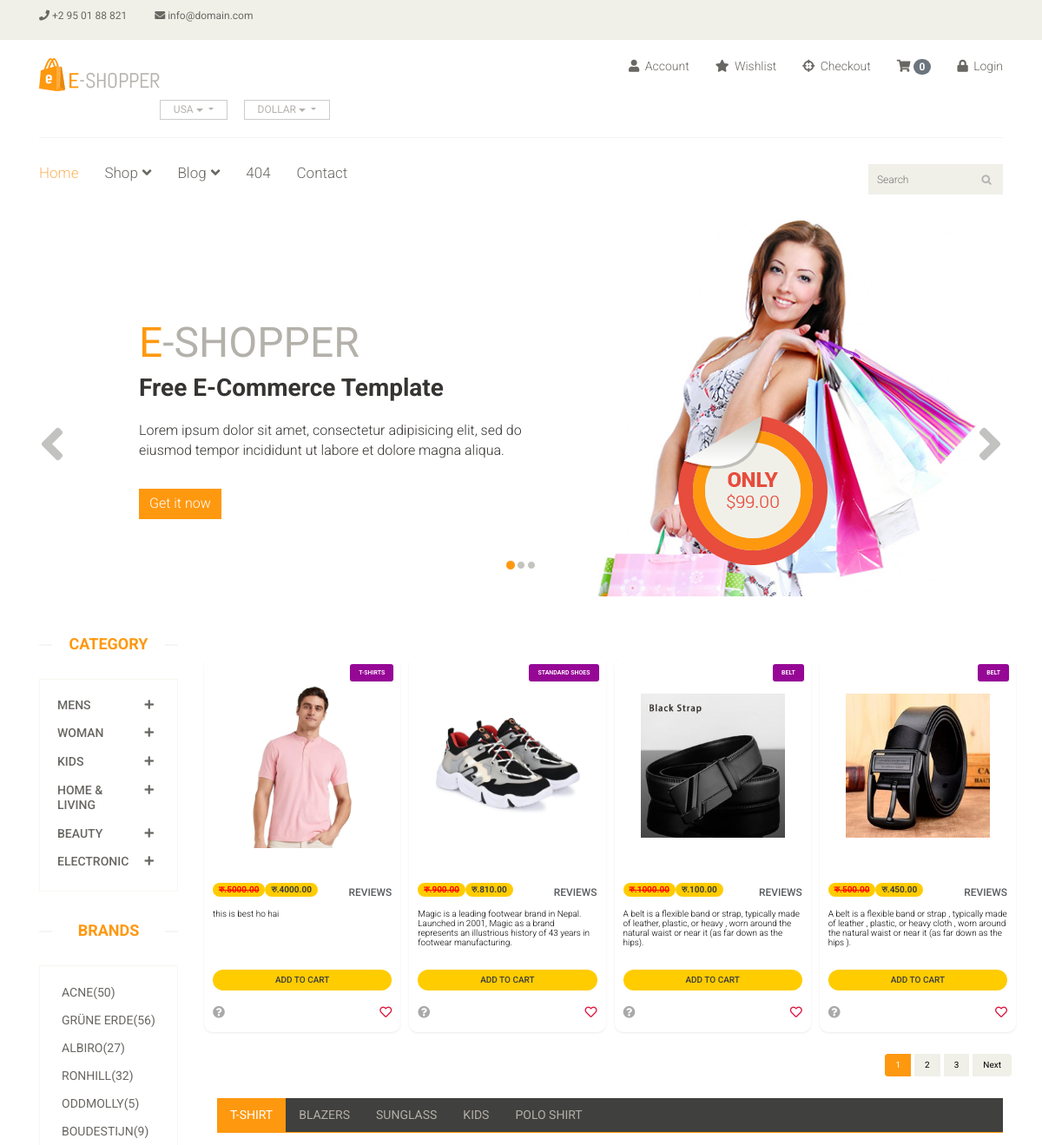
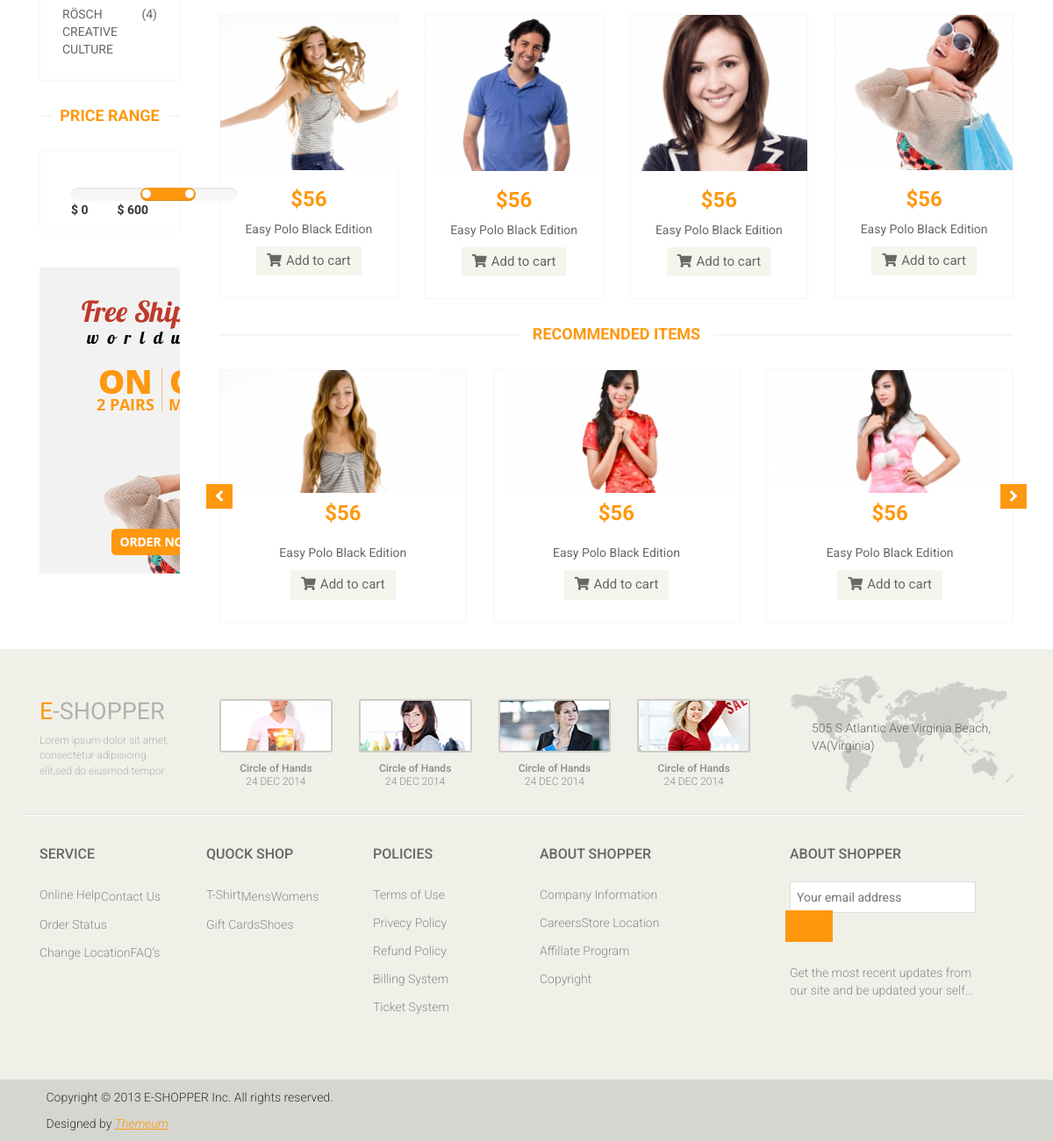
The page / on the database its author committed (2 pictures, top to bottom).
### main/models.py (models this page shows, shortened)
class Category(models.Model):
    title=models.CharField(max_length=100)

class Product(models.Model):
    image=models.ImageField(upload_to='products',blank=True)#pip install pillow
    image2=models.ImageField(upload_to='products',blank=True)
    image3=models.ImageField(upload_to='products',blank=True)
    category=models.ForeignKey(Category, on_delete=models.CASCADE)
    subcategory=models.ForeignKey(Subcategory, on_delete=models.CASCADE)
    name=models.CharField(max_length=50)
    desc=RichTextField(blank=True)
    Mark_price=models.DecimalField(max_digits=10,decimal_places=2)
    price=models.DecimalField(max_digits=10,decimal_places=2,editable=False)
    discount_percentage=models.DecimalField(max_digits=4,decimal_places=2)
    date=models.DateField(auto_now_add=True)
    availability=models.CharField(choices=availability_field, max_length=50, null=True)
    brand=models.ForeignKey(Brand,on_delete=models.CASCADE,null=True,blank=True)

### main/views.py (the view)
# urls.py: path("",index,name="index"),
def index(request):
    product=Product.objects.all()
    cate=Category.objects.all()
    cateid=request.GET.get('category')
    if cateid:
        product=Product.objects.filter(subcategory=cateid)
    else:
        product=Product.objects.all()
    page=Paginator(product,4)
    page_number=request.GET.get('page')
    data=page.get_page(page_number)
    total_page=data.paginator.num_pages
    context={
        'product':product,
        'cate':cate,
        'data':data,
        'total_page':total_page,
        'num':[i+1 for i in range(total_page)]
    }
    return render(request,'main/index.html',context)

### templates/main/index.html (shortened to what this page needs)
{% extends "base.html" %}
{% block content %}
{% load static %}
<section id="slider">
  <div class="container">
    <div class="row">
      <div class="col-sm-12">
        <div id="slider-carousel" class="carousel slide" data-ride="carousel">
          <ol class="carousel-indicators">
            <li
              data-target="#slider-carousel"
              data-slide-to="0"
              class="active"
            ></li>
            <li data-target="#slider-carousel" data-slide-to="1"></li>
            <li data-target="#slider-carousel" data-slide-to="2"></li>
          </ol>
          <div class="carousel-inner">
            <div class="item active">
              <div class="col-sm-6">
                <h1><span>E</span>-SHOPPER</h1>
                <h2>Free E-Commerce Template</h2>
                <p>
                  Lorem ipsum dolor sit amet, consectetur adipisicing elit, sed
                  do eiusmod tempor incididunt ut labore et dolore magna aliqua.
                </p>
                <button type="button" class="btn btn-default get">
                  Get it now
                </button>
              </div>
              <div class="col-sm-6">
                <img
                  src="/static/images/home/girl1.jpg"
                  class="girl img-responsive"
                  alt=""
                />
                <img
                  src="/static/images/home/pricing.png"
                  class="pricing"
                  alt=""
                />
              </div>
            </div>
          </div>
          <a
            href="#slider-carousel"
            class="left control-carousel hidden-xs"
            data-slide="prev"
          >
            <i class="fa fa-angle-left"></i>
          </a>
          <a
            href="#slider-carousel"
            class="right control-carousel hidden-xs"
            data-slide="next"
          >
            <i class="fa fa-angle-right"></i>
          </a>
        </div>
      </div>
    </div>
  </div>
</section>
<section>
  <div class="container">
    <div class="row">
      <div class="col-sm-2">
        <div class="left-sidebar">
          <h2>Category</h2>
          <div class="panel-group category-products" id="accordian">
            {% for i in cate %}
            <div class="panel panel-default">
              <div class="panel-heading">
                <h4 class="panel-title">
                  <a
                    data-toggle="collapse"
                    data-parent="#accordian"
                    href="#{{i.id}}"
                  >
                    <span class="badge pull-right"
                      ><i class="fa fa-plus"></i
                    ></span>
                    {{i.title}}
                  </a>
                </h4>
              </div>
            </div>
            {% endfor %}
          </div>
          <div class="brands_products">
            <h2>Brands</h2>
            <div class="brands-name">
              <ul class="nav nav-pills nav-stacked">
                <li>
                  <a href="#"> <span class="pull-right">(50)</span>Acne</a>
                </li>
                <li>
                  <a href="#">
                    <span class="pull-right">(56)</span>Grüne Erde</a
                  >
                </li>
                <li>
                  <a href="#"> <span class="pull-right">(27)</span>Albiro</a>
                </li>
                <li>
                  <a href="#"> <span class="pull-right">(32)</span>Ronhill</a>
                </li>
                <li>
                  <a href="#"> <span class="pull-right">(5)</span>Oddmolly</a>
                </li>
                <li>
                  <a href="#"> <span class="pull-right">(9)</span>Boudestijn</a>
                </li>
                <li>
                  <a href="#">
                    <span class="pull-right">(4)</span>Rösch creative culture</a
                  >
                </li>
              </ul>
            </div>
          </div>
          <div class="price-range">
            <h2>Price Range</h2>
            <div class="well text-center">
              /><br />
              <b class="pull-left">$ 0</b> <b class="pull-right">$ 600</b>
            </div>
          </div>
          <div class="shipping text-center">
            <img src="/static/images/home/shipping.jpg" alt="" />
          </div>
        </div>
      </div>
      <div class="col-sm-10 padding-right">
        <div
          class="container-fluid bg-trasparent my-4 p-3"
          style="position: relative"
        >
          <div
            class="row row-cols-1 row-cols-xs-2 row-cols-sm-2 row-cols-lg-4 g-3"
          >
            {% for i in data %}
            <div class="col hp">
              <div class="card h-100 shadow-sm">
                {% if i.image %}
                <a target="_blank" href="{% url 'product_detail' i.id %}">
                  <img
                    src="{{i.image.url}}"
                    class="card-img-top"
                    alt="product.title"
                  />
                </a>
                {% else %}
                <img src="" class="card-img-top" alt="tsko baje" />
                {%endif%}
                <div class="label-top shadow-sm">
                  <a class="text-white" target="_blank" href="">{{i.name}}</a>
                </div>
                <div class="card-body">
                  <div class="clearfix mb-3">
                    <span
                      class="float-start badge rounded-pill bg-success mark_price"
                      >रु.{{i.Mark_price}}</span
                    >
                    <span class="float-start badge rounded-pill bg-success"
                      >रु.{{i.price}}</span
                    >
                    <span class="float-end"
                      ><a
                        href="#"
                        class="small text-muted text-uppercase aff-link"
                        >reviews</a
                      ></span
                    >
                  </div>
                  <h5 class="card-title">
                    <a target="_blank" href="#">{{i.desc}}</a>
                  </h5>
                  <div class="d-grid gap-2 my-4">
                    <a href="{% url 'cart_add'  i.id %}" class="btn btn-warning bold-btn">add to cart</a>
                  </div>
                  <div class="clearfix mb-1">
                    <span class="float-start"
                      ><a href="#"><i class="fas fa-question-circle"></i></a
                    ></span>
                    <span class="float-end">
                      <i class="far fa-heart" style="cursor: pointer"></i>
                    </span>
                  </div>
                </div>
              </div>
            </div>
            {% endfor %}
          </div>
        </div>
        <nav aria-label="Page navigation example" class="d-flex">
          <ul class="pagination ms-auto">
            {% for n in data.paginator.page_range %}
              {% if n >= data.number|add:'-1' and n <= data.number|add:'1' %}
                <li class="page-item {% if n == data.number %}active{% endif %}">
                  <a class="page-link" href="?page={{ n }}">{{ n }}</a>
                </li>
              {% endif %}
            {% endfor %}
            {% if data.number < data.paginator.num_pages|add:'-1' %}
              <li class="page-item"><a class="page-link" href="?page={{ data.paginator.num_pages }}">{{ data.paginator.num_pages }}</a></li>
            {% endif %}
            {% if data.has_next %}
              <li class="page-item"><a class="page-link" href="?page={{ data.next_page_number }}">Next</a></li>
            {% endif %}
          </ul>
        </nav>
        <div class="category-tab">
          <div class="col-sm-12">
            <ul class="nav nav-tabs">
              <li class="active">
                <a href="#tshirt" data-toggle="tab">T-Shirt</a>
              </li>
              <li><a href="#blazers" data-toggle="tab">Blazers</a></li>
              <li><a href="#sunglass" data-toggle="tab">Sunglass</a></li>
              <li><a href="#kids" data-toggle="tab">Kids</a></li>
              <li><a href="#poloshirt" data-toggle="tab">Polo shirt</a></li>
            </ul>
          </div>
          <div class="tab-content">
            <div class="tab-pane fade active in" id="tshirt">
              <div class="col-sm-3">
                <div class="product-image-wrapper">
                  <div class="single-products">
                    <div class="productinfo text-center">
                      <img src="/static/images/home/gallery1.jpg" alt="" />
                      <h2>$56</h2>
                      <p>Easy Polo Black Edition</p>
                      <a href="#" class="btn btn-default add-to-cart"
                        ><i class="fa fa-shopping-cart"></i>Add to cart</a
                      >
                    </div>
                  </div>
                </div>
              </div>
              <div class="col-sm-3">
                <div class="product-image-wrapper">
                  <div class="single-products">
                    <div class="productinfo text-center">
                      <img src="/static/images/home/gallery2.jpg" alt="" />
                      <h2>$56</h2>
                      <p>Easy Polo Black Edition</p>
                      <a href="#" class="btn btn-default add-to-cart"
                        ><i class="fa fa-shopping-cart"></i>Add to cart</a
                      >
                    </div>
                  </div>
                </div>
              </div>
              <div class="col-sm-3">
                <div class="product-image-wrapper">
                  <div class="single-products">
                    <div class="productinfo text-center">
                      <img src="/static/images/home/gallery3.jpg" alt="" />
                      <h2>$56</h2>
                      <p>Easy Polo Black Edition</p>
                      <a href="#" class="btn btn-default add-to-cart"
                        ><i class="fa fa-shopping-cart"></i>Add to cart</a
                      >
                    </div>
                  </div>
                </div>
              </div>
              <div class="col-sm-3">
                <div class="product-image-wrapper">
                  <div class="single-products">
                    <div class="productinfo text-center">
                      <img src="/static/images/home/gallery4.jpg" alt="" />
                      <h2>$56</h2>
                      <p>Easy Polo Black Edition</p>
                      <a href="#" class="btn btn-default add-to-cart"
                        ><i class="fa fa-shopping-cart"></i>Add to cart</a
                      >
                    </div>
                  </div>
                </div>
              </div>
            </div>
          </div>
        </div>
        <div class="recommended_items">
          <h2 class="title text-center">recommended items</h2>
          <div
            id="recommended-item-carousel"
            class="carousel slide"
            data-ride="carousel"
          >
            <div class="carousel-inner">
              <div class="item active">
                <div class="col-sm-4">
                  <div class="product-image-wrapper">
                    <div class="single-products">
                      <div class="productinfo text-center">
                        <img src="/static/images/home/recommend1.jpg" alt="" />
                        <h2>$56</h2>
                        <p>Easy Polo Black Edition</p>
                        <a href="#" class="btn btn-default add-to-cart"
                          ><i class="fa fa-shopping-cart"></i>Add to cart</a
                        >
                      </div>
                    </div>
                  </div>
                </div>
                <div class="col-sm-4">
                  <div class="product-image-wrapper">
                    <div class="single-products">
                      <div class="productinfo text-center">
                        <img src="/static/images/home/recommend2.jpg" alt="" />
                        <h2>$56</h2>
                        <p>Easy Polo Black Edition</p>
                        <a href="#" class="btn btn-default add-to-cart"
                          ><i class="fa fa-shopping-cart"></i>Add to cart</a
                        >
                      </div>
                    </div>
                  </div>
                </div>
                <div class="col-sm-4">
                  <div class="product-image-wrapper">
                    <div class="single-products">
                      <div class="productinfo text-center">
                        <img src="/static/images/home/recommend3.jpg" alt="" />
                        <h2>$56</h2>
                        <p>Easy Polo Black Edition</p>
                        <a href="#" class="btn btn-default add-to-cart"
                          ><i class="fa fa-shopping-cart"></i>Add to cart</a
                        >
                      </div>
                    </div>
                  </div>
                </div>
              </div>
            </div>
            <a
              class="left recommended-item-control"
              href="#recommended-item-carousel"
              data-slide="prev"
            >
              <i class="fa fa-angle-left"></i>
            </a>
            <a
              class="right recommended-item-control"
              href="#recommended-item-carousel"
              data-slide="next"
            >
              <i class="fa fa-angle-right"></i>
            </a>
          </div>
        </div>
      </div>
    </div>
  </div>
</section>
{% endblock content %}

### rows shown on the page
Category: title "MENS"
Category: title "WOMAN"
Category: title "KIDS"
Category: title "HOME & LIVING"
Category: title "BEAUTY"
Category: title "ELECTRONIC"
Product: image (picture), name "T-SHIRTS", Mark_price "5000.00", price "4000.00", desc "this is best ho hai"
Product: image (picture), name "STANDARD SHOES", Mark_price "900.00", price "810.00", desc "Magic is a leading footwear brand in Nepal. Launched in 2001, Magic as a brand represents an illustrious history of 43 years in footwear manufacturing."
Product: image (picture), name "BELT", Mark_price "1000.00", price "100.00", desc "A belt is a flexible band or strap, typically made of leather, plastic, or heavy , worn around the natural waist or near it (as far down as the hips)."
Product: image (picture), name "BELT", Mark_price "500.00", price "450.00", desc "A belt is a flexible band or strap , typically made of leather , plastic, or heavy cloth , worn around the natural waist or near it (as far down as the hips )."

### other values the page prints
{{ request.session.cart|length }} "0"
{{ n }} "1" "2"
{{ data.paginator.num_pages }} "3"
